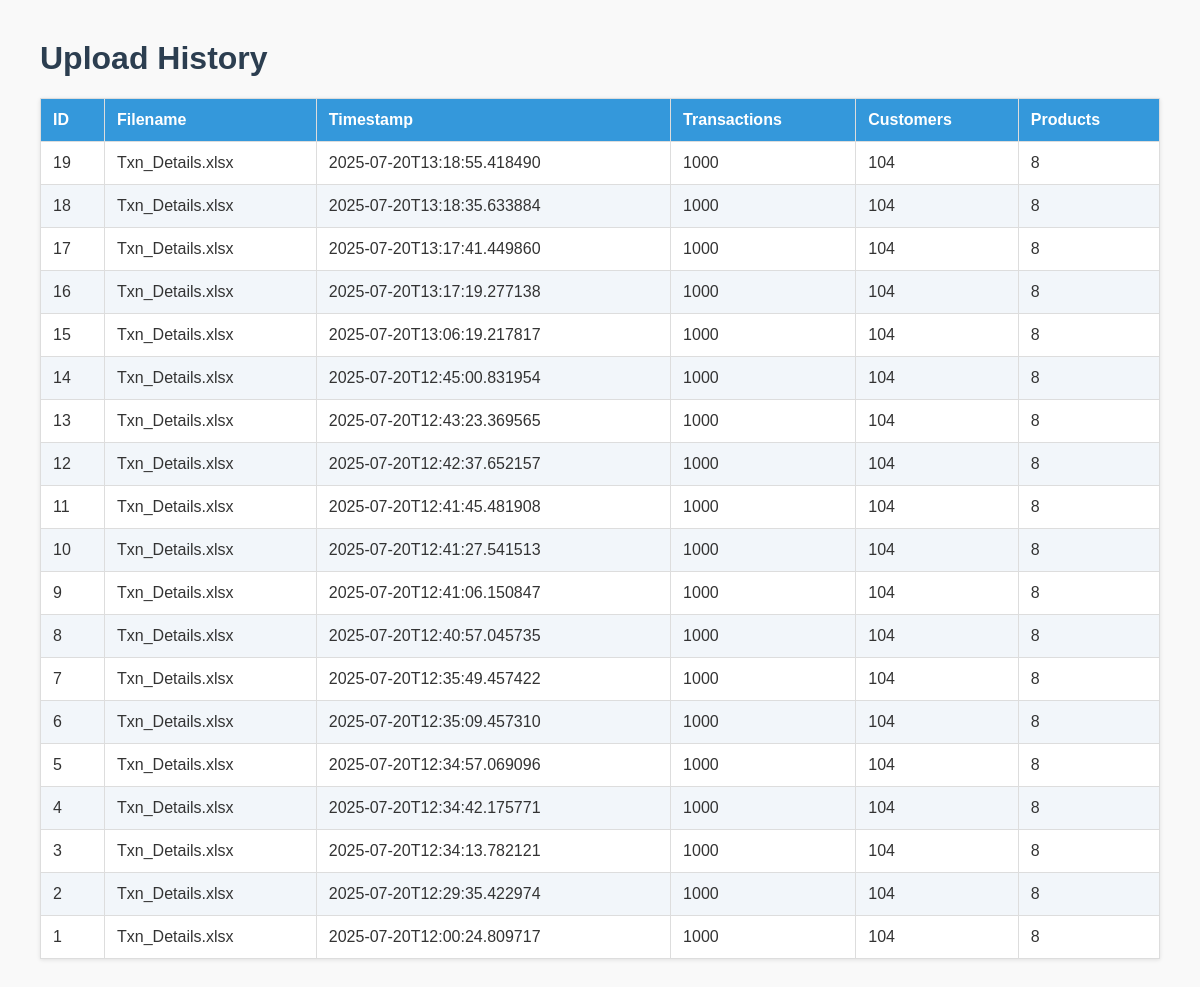
The app's page /uploads, older data.
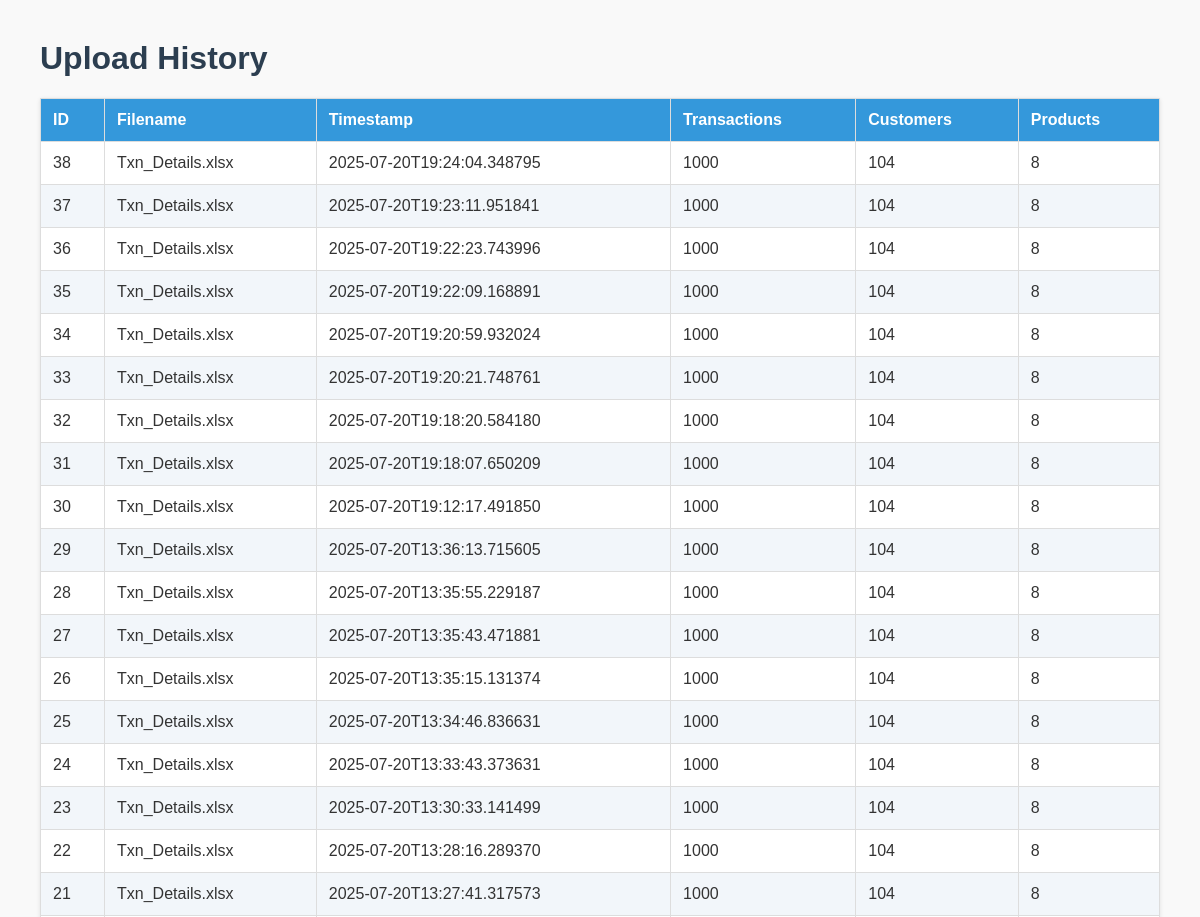
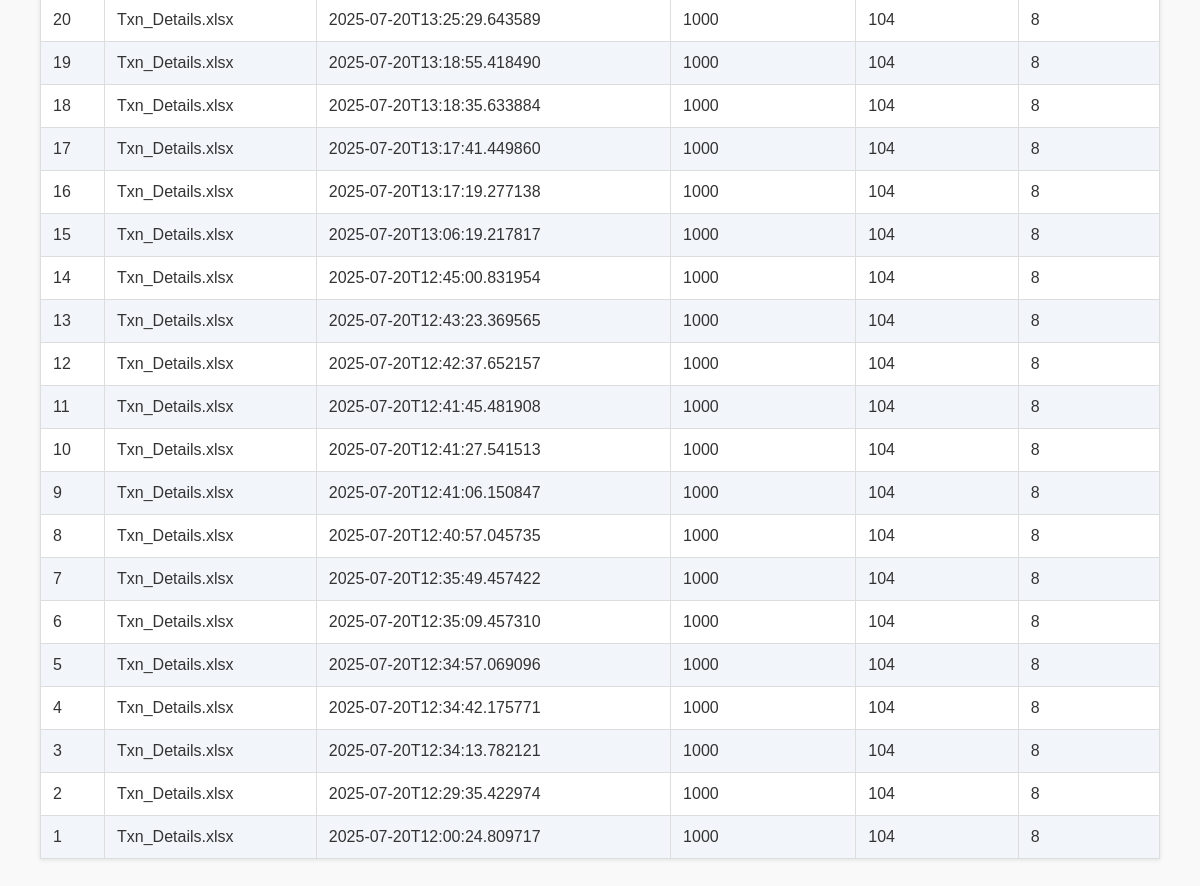
The same page, newer data (2 pictures, top to bottom).
### tables this page shows
CREATE TABLE uploads (
        id INTEGER PRIMARY KEY AUTOINCREMENT,
        filename TEXT,
        timestamp TEXT,
        transactions_rows INTEGER,
        customers_rows INTEGER,
        products_rows INTEGER
    );

### app.py (the view)
@app.route('/uploads')
def view_uploads():
    cursor.execute('SELECT * FROM uploads ORDER BY timestamp DESC')
    uploads = cursor.fetchall()
    return render_template('uploads.html', uploads=uploads)

### templates/uploads.html (shortened to what this page needs)
<!DOCTYPE html>
<html lang="en">
<head>
</head>
<body>
    <h1>Upload History</h1>
    <table>
        <thead>
            <tr>
                <th>ID</th>
                <th>Filename</th>
                <th>Timestamp</th>
                <th>Transactions</th>
                <th>Customers</th>
                <th>Products</th>
            </tr>
        </thead>
        <tbody>
            {% for upload in uploads %}
            <tr>
                <td>{{ upload[0] }}</td>
                <td>{{ upload[1] }}</td>
                <td>{{ upload[2] }}</td>
                <td>{{ upload[3] }}</td>
                <td>{{ upload[4] }}</td>
                <td>{{ upload[5] }}</td>
            </tr>
            {% endfor %}
        </tbody>
    </table>
</body>
</html>

### templates/uploads.html (style rules this page uses)
body { font-family: Arial, sans-serif; margin: 40px; background-color: #f9f9f9; color: #333; }
h1 { color: #2c3e50; }
table { border-collapse: collapse; width: 100%; margin-bottom: 40px; background: #fff; box-shadow: 0 1px 4px rgba(0,0,0,0.1); }
th, td { padding: 12px; border: 1px solid #ddd; text-align: left; }
th { background-color: #3498db; color: white; }
tr:nth-child(even) { background-color: #f2f6fa; }

Row changes from the older to the newer data that the page shows:
added uploads: id "38", filename "Txn_Details.xlsx", timestamp "2025-07-20T19:24:04.348795", transactions_rows "1000", customers_rows "104", products_rows "8"
added uploads: id "37", filename "Txn_Details.xlsx", timestamp "2025-07-20T19:23:11.951841", transactions_rows "1000", customers_rows "104", products_rows "8"
added uploads: id "36", filename "Txn_Details.xlsx", timestamp "2025-07-20T19:22:23.743996", transactions_rows "1000", customers_rows "104", products_rows "8"
added uploads: id "35", filename "Txn_Details.xlsx", timestamp "2025-07-20T19:22:09.168891", transactions_rows "1000", customers_rows "104", products_rows "8"
added uploads: id "34", filename "Txn_Details.xlsx", timestamp "2025-07-20T19:20:59.932024", transactions_rows "1000", customers_rows "104", products_rows "8"
added uploads: id "33", filename "Txn_Details.xlsx", timestamp "2025-07-20T19:20:21.748761", transactions_rows "1000", customers_rows "104", products_rows "8"
added uploads: id "32", filename "Txn_Details.xlsx", timestamp "2025-07-20T19:18:20.584180", transactions_rows "1000", customers_rows "104", products_rows "8"
added uploads: id "31", filename "Txn_Details.xlsx", timestamp "2025-07-20T19:18:07.650209", transactions_rows "1000", customers_rows "104", products_rows "8"
added uploads: id "30", filename "Txn_Details.xlsx", timestamp "2025-07-20T19:12:17.491850", transactions_rows "1000", customers_rows "104", products_rows "8"
added uploads: id "29", filename "Txn_Details.xlsx", timestamp "2025-07-20T13:36:13.715605", transactions_rows "1000", customers_rows "104", products_rows "8"
added uploads: id "28", filename "Txn_Details.xlsx", timestamp "2025-07-20T13:35:55.229187", transactions_rows "1000", customers_rows "104", products_rows "8"
added uploads: id "27", filename "Txn_Details.xlsx", timestamp "2025-07-20T13:35:43.471881", transactions_rows "1000", customers_rows "104", products_rows "8"
added uploads: id "26", filename "Txn_Details.xlsx", timestamp "2025-07-20T13:35:15.131374", transactions_rows "1000", customers_rows "104", products_rows "8"
added uploads: id "25", filename "Txn_Details.xlsx", timestamp "2025-07-20T13:34:46.836631", transactions_rows "1000", customers_rows "104", products_rows "8"
added uploads: id "24", filename "Txn_Details.xlsx", timestamp "2025-07-20T13:33:43.373631", transactions_rows "1000", customers_rows "104", products_rows "8"
added uploads: id "23", filename "Txn_Details.xlsx", timestamp "2025-07-20T13:30:33.141499", transactions_rows "1000", customers_rows "104", products_rows "8"
added uploads: id "22", filename "Txn_Details.xlsx", timestamp "2025-07-20T13:28:16.289370", transactions_rows "1000", customers_rows "104", products_rows "8"
added uploads: id "21", filename "Txn_Details.xlsx", timestamp "2025-07-20T13:27:41.317573", transactions_rows "1000", customers_rows "104", products_rows "8"
added uploads: id "20", filename "Txn_Details.xlsx", timestamp "2025-07-20T13:25:29.643589", transactions_rows "1000", customers_rows "104", products_rows "8"
